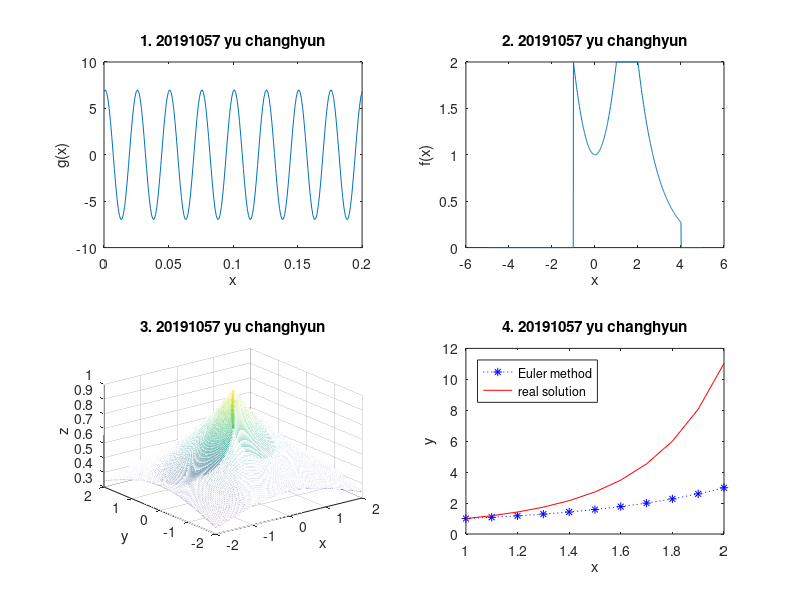

This figure's MATLAB source:
t=[0:0.001:0.2];
g = 7*sin(2*pi*t*40 + 77*(pi/180));
subplot(2,2,1);
plot(t,g);
xlabel('x');
ylabel('g(x)');
title('1. 20191057 yu changhyun');

x=[-5:0.01:5];
f = (x<-1).*0+ (-1<=x&x<1).*(x.^2+1)+(1<=x&x<2).*2+(2<=x&x<=4).*2.*exp(-x+2)+ 0
subplot(2,2,2);
plot(x,f);
xlabel('x');
ylabel('f(x)');
title('2. 20191057 yu changhyun');

[x y] = meshgrid([-2:0.01:2], [-2:0.01:2]);
f = exp(-sqrt((x.^2 + y.^2)/7));
subplot(2,2,3);
mesh(x,y,f);
xlabel('x');
ylabel('y');
zlabel('z');
title('3. 20191057 yu changhyun');

clear
h=0.1;
x=[1:h:2];
y(1)=1;
for n=1:length(x)-1
  y(n+1)=(0.8*x(n)*y(n))*h + y(n);
end
ry = exp(-4/5).*exp(4/5.*(x.^2));
subplot(2,2,4);
plot(x,y,'*:b');
hold on;
plot(x,ry, '-r');
xlabel('x');
ylabel('y');
title('4. 20191057 yu changhyun');
legend('Euler method', 'real solution', 'location', 'northwest');
